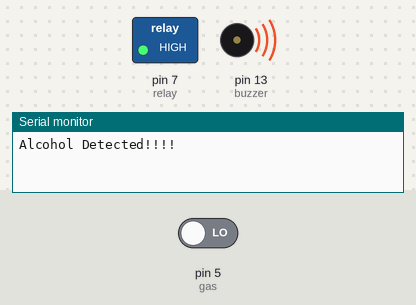
Recording of a sketch running on a simulated Arduino Uno, built with avr-gcc and run on an emulated ATmega328P. Shown: switched loads named in the sketch (green lamp = pin HIGH), buzzer (waves = sounding, pin HIGH), the last lines printed to the serial monitor. The test bench sets the inputs (shaded band); at power-on: pin 5 (gas) LOW.

Above: at 2.2 s.
2.3 s: pin 5 (gas) driven HIGH
At 6.9 s:
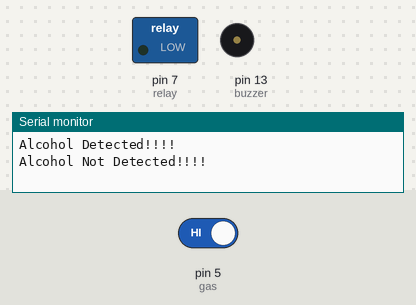
9.5 s: pin 5 (gas) driven LOW
At 11.2 s:
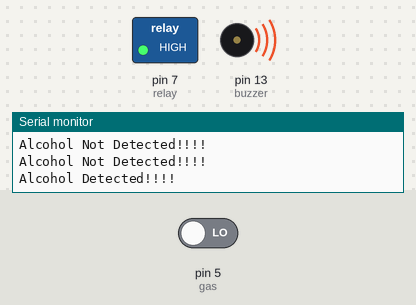
Timing chart, 0 to 12.7 s (numbered marks = the images above; inputs shaded):
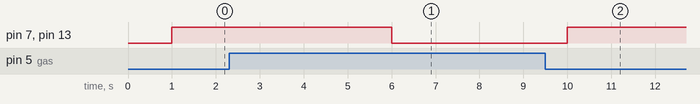

Measured:
- after the input at 2.3 s, pin 7 (relay), pin 13 (buzzer): HIGH → LOW after 3.7 s
- after the input at 9.5 s, pin 7 (relay), pin 13 (buzzer): LOW → HIGH after 0.50 s

The sketch:

engine.ino
```cpp
#define gas 5
#define relay 7
#define buzzer 13
void setup()
{
  Serial.begin(9600);
  pinMode(buzzer,OUTPUT);
  pinMode(gas,INPUT);
  pinMode(relay,OUTPUT);
  Serial.begin(9600);
  delay(1000);
}

void loop()
{
 int alc=digitalRead(gas);
 if(alc==HIGH)
 {
    digitalWrite(relay,LOW);
    Serial.println("Alcohol Not Detected!!!!");
    digitalWrite(buzzer, LOW);
    delay(2000);
 }
 else
 {
  digitalWrite(relay,HIGH);
  Serial.println("Alcohol Detected!!!!");
  digitalWrite(buzzer, HIGH);
  delay(5000);
}
}
```
